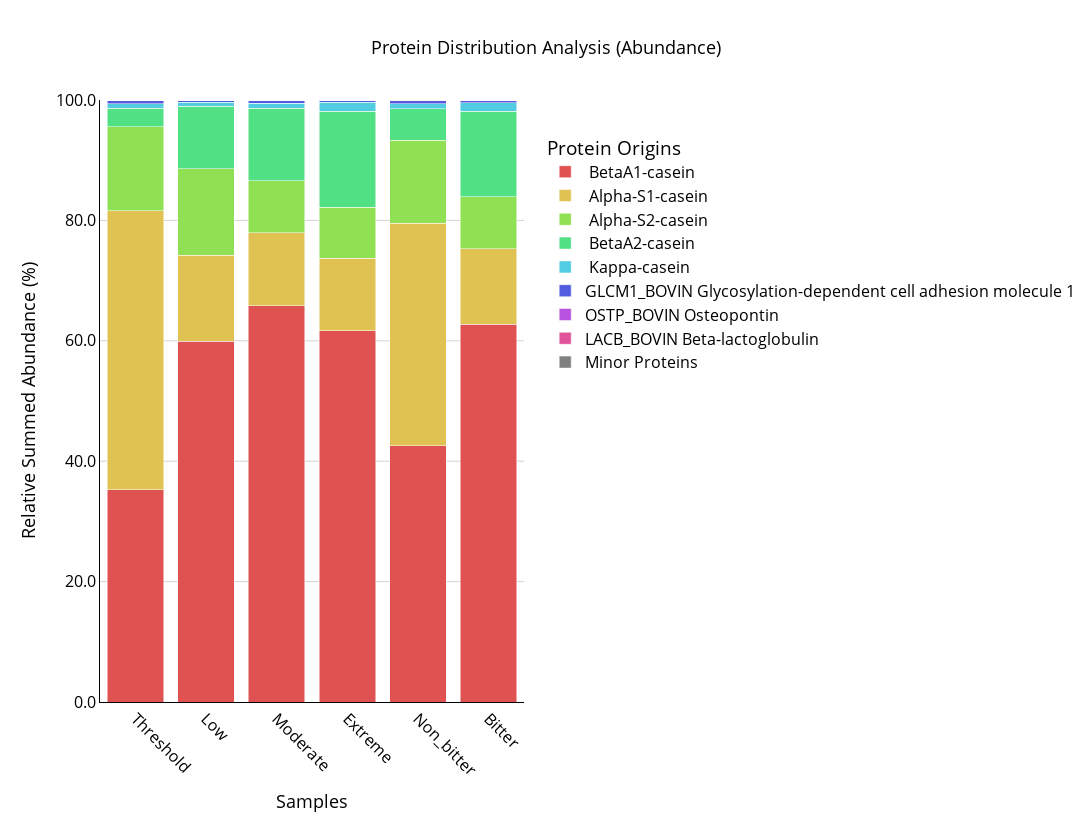
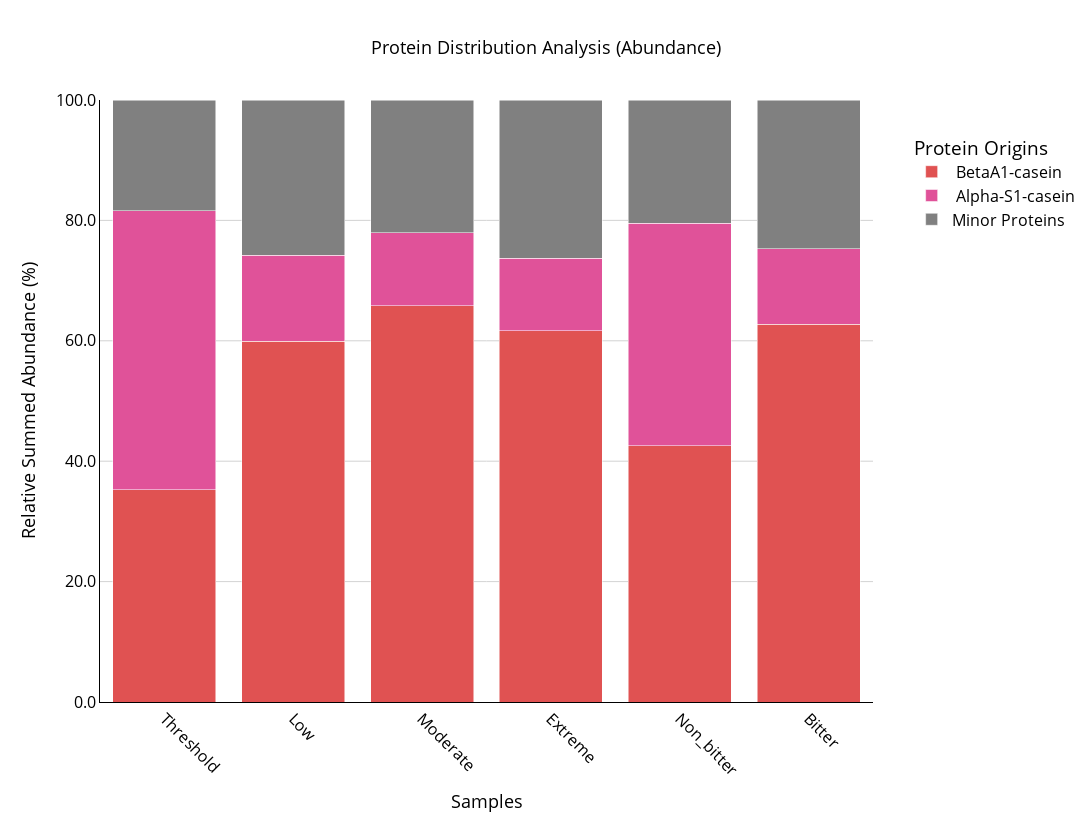
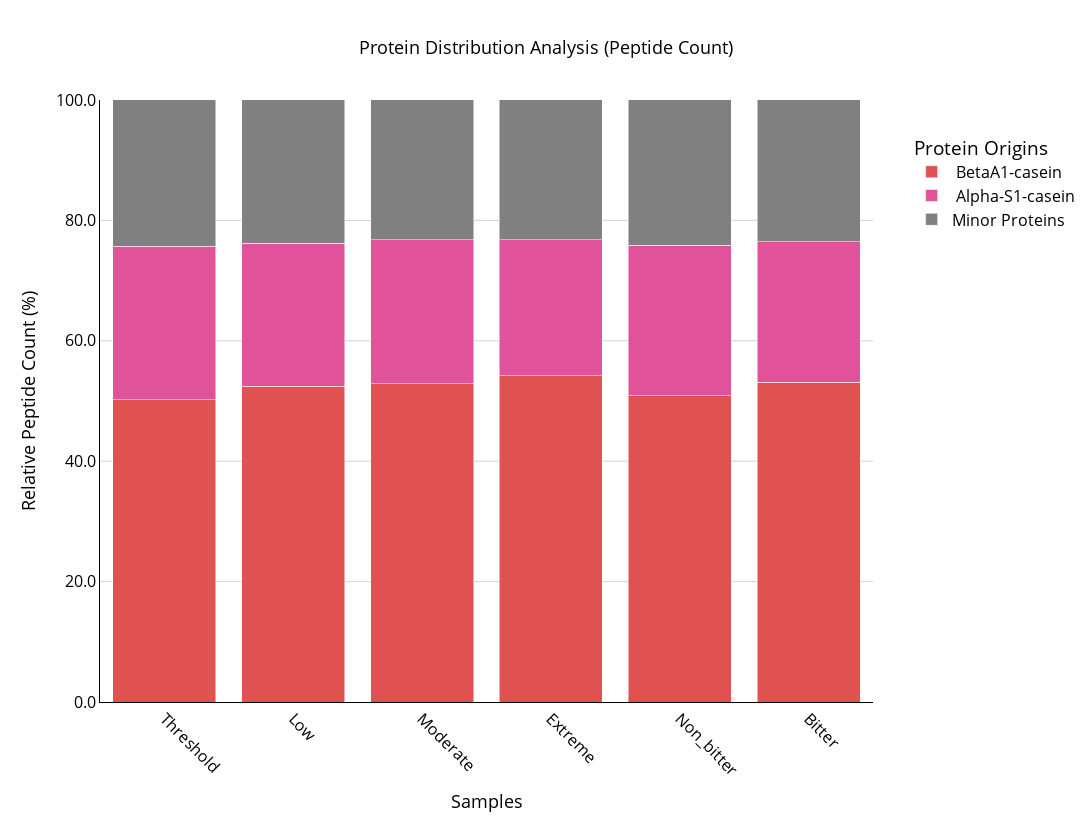
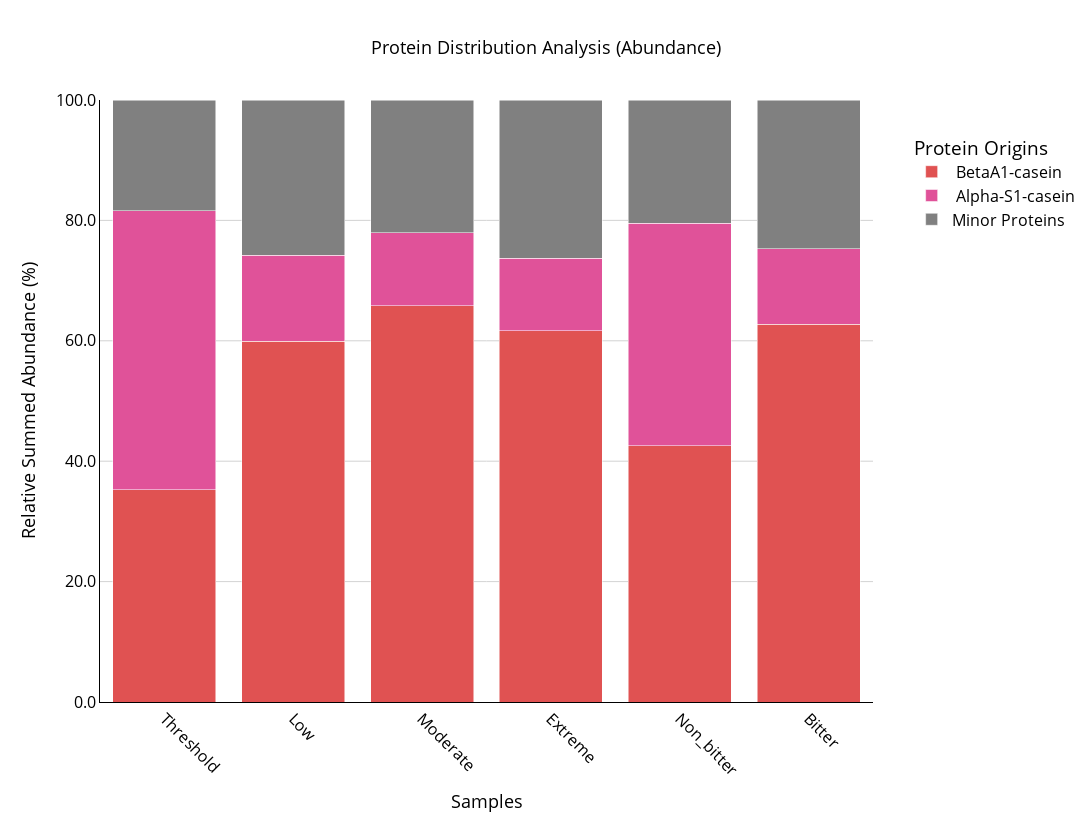

The code cell stored with these charts, in order, in its notebook:
### Code cell
# Initialize the interface
data_transformer = DataTransformation()
data_transformer.setup_data_loading_ui()

# Create protein plotter
protein_plotter = ProteinPlotter(data_transformer)

protein_plotter.display()

### Figure 1 — Plotly figure (JSON) as saved in the notebook; plotly's stock layout.template omitted (floating-point values rounded to 4 significant figures)
{"data": [{"hoverinfo": "text", "hovertext": ["Protein: P02666A1<br>Description:  BetaA1-casein<br>Relative Summed Abundance: 35.25%<br>Absolute Summed Abundance: 2.76e+10<br>", "Protein: P02666A1<br>Description:  BetaA1-casein<br>Relative Summed Abundance: 59.95%<br>Absolute Summed Abundance: 2.84e+10<br>", "Protein: P02666A1<br>Description:  BetaA1-casein<br>Relative Summed Abundance: 65.80%<br>Absolute Summed Abundance: 1.98e+10<br>", "Protein: P02666A1<br>Description:  BetaA1-casein<br>Relative Summed Abundance: 61.68%<br>Absolute Summed Abundance: 2.27e+10<br>", "Protein: P02666A1<br>Description:  BetaA1-casein<br>Relative Summed Abundance: 42.57%<br>Absolute Summed Abundance: 2.88e+10<br>", "Protein: P02666A1<br>Description:  BetaA1-casein<br>Relative Summed Abundance: 62.74%<br>Absolute Summed Abundance: 2.17e+10<br>"], "marker": {"color": "hsl(0.0,70%,60%)"}, "name": " BetaA1-casein", "type": "bar", "x": ["Threshold", "Low", "Moderate", "Extreme", "Non_bitter", "Bitter"], "y": [35.25, 59.95, 65.8, 61.68, 42.57, 62.74]}, {"hoverinfo": "text", "hovertext": ["Protein: P02662<br>Description:  Alpha-S1-casein<br>Relative Summed Abundance: 46.32%<br>Absolute Summed Abundance: 3.63e+10<br>", "Protein: P02662<br>Description:  Alpha-S1-casein<br>Relative Summed Abundance: 14.30%<br>Absolute Summed Abundance: 6.78e+09<br>", "Protein: P02662<br>Description:  Alpha-S1-casein<br>Relative Summed Abundance: 12.11%<br>Absolute Summed Abundance: 3.64e+09<br>", "Protein: P02662<br>Description:  Alpha-S1-casein<br>Relative Summed Abundance: 12.05%<br>Absolute Summed Abundance: 4.44e+09<br>", "Protein: P02662<br>Description:  Alpha-S1-casein<br>Relative Summed Abundance: 36.93%<br>Absolute Summed Abundance: 2.50e+10<br>", "Protein: P02662<br>Description:  Alpha-S1-casein<br>Relative Summed Abundance: 12.51%<br>Absolute Summed Abundance: 4.34e+09<br>"], "marker": {"color": "hsl(47.142857142857146,70%,60%)"}, "name": " Alpha-S1-casein", "type": "bar", "x": ["Threshold", "Low", "Moderate", "Extreme", "Non_bitter", "Bitter"], "y": [46.32, 14.3, 12.11, 12.05, 36.93, 12.51]}, {"hoverinfo": "text", "hovertext": ["Protein: P02663<br>Description:  Alpha-S2-casein<br>Relative Summed Abundance: 13.96%<br>Absolute Summed Abundance: 1.09e+10<br>", "Protein: P02663<br>Description:  Alpha-S2-casein<br>Relative Summed Abundance: 14.32%<br>Absolute Summed Abundance: 6.79e+09<br>", "Protein: P02663<br>Description:  Alpha-S2-casein<br>Relative Summed Abundance: 8.70%<br>Absolute Summed Abundance: 2.62e+09<br>", "Protein: P02663<br>Description:  Alpha-S2-casein<br>Relative Summed Abundance: 8.41%<br>Absolute Summed Abundance: 3.10e+09<br>", "Protein: P02663<br>Description:  Alpha-S2-casein<br>Relative Summed Abundance: 13.78%<br>Absolute Summed Abundance: 9.33e+09<br>", "Protein: P02663<br>Description:  Alpha-S2-casein<br>Relative Summed Abundance: 8.65%<br>Absolute Summed Abundance: 3.00e+09<br>"], "marker": {"color": "hsl(94.28571428571429,70%,60%)"}, "name": " Alpha-S2-casein", "type": "bar", "x": ["Threshold", "Low", "Moderate", "Extreme", "Non_bitter", "Bitter"], "y": [13.96, 14.32, 8.703, 8.412, 13.78, 8.65]}, {"hoverinfo": "text", "hovertext": ["Protein: P02666A2<br>Description:  BetaA2-casein<br>Relative Summed Abundance: 3.12%<br>Absolute Summed Abundance: 2.44e+09<br>", "Protein: P02666A2<br>Description:  BetaA2-casein<br>Relative Summed Abundance: 10.42%<br>Absolute Summed Abundance: 4.94e+09<br>", "Protein: P02666A2<br>Description:  BetaA2-casein<br>Relative Summed Abundance: 12.00%<br>Absolute Summed Abundance: 3.60e+09<br>", "Protein: P02666A2<br>Description:  BetaA2-casein<br>Relative Summed Abundance: 16.02%<br>Absolute Summed Abundance: 5.90e+09<br>", "Protein: P02666A2<br>Description:  BetaA2-casein<br>Relative Summed Abundance: 5.24%<br>Absolute Summed Abundance: 3.55e+09<br>", "Protein: P02666A2<br>Description:  BetaA2-casein<br>Relative Summed Abundance: 14.21%<br>Absolute Summed Abundance: 4.92e+09<br>"], "marker": {"color": "hsl(141.42857142857144,70%,60%)"}, "name": " BetaA2-casein", "type": "bar", "x": ["Threshold", "Low", "Moderate", "Extreme", "Non_bitter", "Bitter"], "y": [3.118, 10.42, 12.0, 16.02, 5.244, 14.21]}, {"hoverinfo": "text", "hovertext": ["Protein: P02668<br>Description:  Kappa-casein<br>Relative Summed Abundance: 0.75%<br>Absolute Summed Abundance: 5.86e+08<br>", "Protein: P02668<br>Description:  Kappa-casein<br>Relative Summed Abundance: 0.60%<br>Absolute Summed Abundance: 2.84e+08<br>", "Protein: P02668<br>Description:  Kappa-casein<br>Relative Summed Abundance: 0.83%<br>Absolute Summed Abundance: 2.50e+08<br>", "Protein: P02668<br>Description:  Kappa-casein<br>Relative Summed Abundance: 1.44%<br>Absolute Summed Abundance: 5.30e+08<br>", "Protein: P02668<br>Description:  Kappa-casein<br>Relative Summed Abundance: 0.84%<br>Absolute Summed Abundance: 5.69e+08<br>", "Protein: P02668<br>Description:  Kappa-casein<br>Relative Summed Abundance: 1.43%<br>Absolute Summed Abundance: 4.96e+08<br>"], "marker": {"color": "hsl(188.57142857142858,70%,60%)"}, "name": " Kappa-casein", "type": "bar", "x": ["Threshold", "Low", "Moderate", "Extreme", "Non_bitter", "Bitter"], "y": [0.7478, 0.5992, 0.8336, 1.439, 0.8408, 1.433]}, {"hoverinfo": "text", "hovertext": ["Protein: P80195<br>Description: GLCM1_BOVIN Glycosylation-dependent cell adhesion molecule 1<br>Relative Summed Abundance: 0.45%<br>Absolute Summed Abundance: 3.55e+08<br>", "Protein: P80195<br>Description: GLCM1_BOVIN Glycosylation-dependent cell adhesion molecule 1<br>Relative Summed Abundance: 0.38%<br>Absolute Summed Abundance: 1.80e+08<br>", "Protein: P80195<br>Description: GLCM1_BOVIN Glycosylation-dependent cell adhesion molecule 1<br>Relative Summed Abundance: 0.46%<br>Absolute Summed Abundance: 1.39e+08<br>", "Protein: P80195<br>Description: GLCM1_BOVIN Glycosylation-dependent cell adhesion molecule 1<br>Relative Summed Abundance: 0.36%<br>Absolute Summed Abundance: 1.33e+08<br>", "Protein: P80195<br>Description: GLCM1_BOVIN Glycosylation-dependent cell adhesion molecule 1<br>Relative Summed Abundance: 0.47%<br>Absolute Summed Abundance: 3.19e+08<br>", "Protein: P80195<br>Description: GLCM1_BOVIN Glycosylation-dependent cell adhesion molecule 1<br>Relative Summed Abundance: 0.39%<br>Absolute Summed Abundance: 1.36e+08<br>"], "marker": {"color": "hsl(235.71428571428572,70%,60%)"}, "name": "GLCM1_BOVIN Glycosylation-dependent cell adhesion molecule 1", "type": "bar", "x": ["Threshold", "Low", "Moderate", "Extreme", "Non_bitter", "Bitter"], "y": [0.453, 0.3791, 0.4639, 0.3605, 0.4712, 0.3916]}, {"hoverinfo": "text", "hovertext": ["Protein: P31096<br>Description: OSTP_BOVIN Osteopontin<br>Relative Summed Abundance: 0.07%<br>Absolute Summed Abundance: 5.76e+07<br>", "Protein: P31096<br>Description: OSTP_BOVIN Osteopontin<br>Relative Summed Abundance: 0.01%<br>Absolute Summed Abundance: 5.33e+06<br>", "Protein: P31096<br>Description: OSTP_BOVIN Osteopontin<br>Relative Summed Abundance: 0.02%<br>Absolute Summed Abundance: 6.18e+06<br>", "Protein: P31096<br>Description: OSTP_BOVIN Osteopontin<br>Relative Summed Abundance: 0.01%<br>Absolute Summed Abundance: 5.22e+06<br>", "Protein: P31096<br>Description: OSTP_BOVIN Osteopontin<br>Relative Summed Abundance: 0.07%<br>Absolute Summed Abundance: 4.88e+07<br>", "Protein: P31096<br>Description: OSTP_BOVIN Osteopontin<br>Relative Summed Abundance: 0.02%<br>Absolute Summed Abundance: 5.66e+06<br>"], "marker": {"color": "hsl(282.8571428571429,70%,60%)"}, "name": "OSTP_BOVIN Osteopontin", "type": "bar", "x": ["Threshold", "Low", "Moderate", "Extreme", "Non_bitter", "Bitter"], "y": [0.0735, 0.01124, 0.02056, 0.01417, 0.07218, 0.01632]}, {"hoverinfo": "text", "hovertext": ["Protein: P02754<br>Description: LACB_BOVIN Beta-lactoglobulin<br>Relative Summed Abundance: 0.03%<br>Absolute Summed Abundance: 2.19e+07<br>", "Protein: P02754<br>Description: LACB_BOVIN Beta-lactoglobulin<br>Relative Summed Abundance: 0.00%<br>Absolute Summed Abundance: 1.53e+06<br>", "Protein: P02754<br>Description: LACB_BOVIN Beta-lactoglobulin<br>Relative Summed Abundance: 0.01%<br>Absolute Summed Abundance: 4.03e+06<br>", "Protein: P02754<br>Description: LACB_BOVIN Beta-lactoglobulin<br>Relative Summed Abundance: 0.00%<br>Absolute Summed Abundance: 1.13e+06<br>", "Protein: P02754<br>Description: LACB_BOVIN Beta-lactoglobulin<br>Relative Summed Abundance: 0.03%<br>Absolute Summed Abundance: 1.97e+07<br>", "Protein: P02754<br>Description: LACB_BOVIN Beta-lactoglobulin<br>Relative Summed Abundance: 0.01%<br>Absolute Summed Abundance: 3.91e+06<br>"], "marker": {"color": "hsl(330.0,70%,60%)"}, "name": "LACB_BOVIN Beta-lactoglobulin", "type": "bar", "x": ["Threshold", "Low", "Moderate", "Extreme", "Non_bitter", "Bitter"], "y": [0.02792, 0.003222, 0.01341, 0.003064, 0.02908, 0.01128]}, {"hoverinfo": "text", "hovertext": ["Protein: Minor Proteins<br>Description: Minor Proteins<br>Relative Summed Abundance: 0.05%<br>Absolute Summed Abundance: 3.73e+07<br>", "Protein: Minor Proteins<br>Description: Minor Proteins<br>Relative Summed Abundance: 0.02%<br>Absolute Summed Abundance: 9.66e+06<br>", "Protein: Minor Proteins<br>Description: Minor Proteins<br>Relative Summed Abundance: 0.06%<br>Absolute Summed Abundance: 1.86e+07<br>", "Protein: Minor Proteins<br>Description: Minor Proteins<br>Relative Summed Abundance: 0.02%<br>Absolute Summed Abundance: 7.04e+06<br>", "Protein: Minor Proteins<br>Description: Minor Proteins<br>Relative Summed Abundance: 0.06%<br>Absolute Summed Abundance: 3.81e+07<br>", "Protein: Minor Proteins<br>Description: Minor Proteins<br>Relative Summed Abundance: 0.04%<br>Absolute Summed Abundance: 1.34e+07<br>"], "marker": {"color": "#808080"}, "name": "Minor Proteins", "type": "bar", "x": ["Threshold", "Low", "Moderate", "Extreme", "Non_bitter", "Bitter"], "y": [0.04765, 0.02037, 0.06182, 0.01911, 0.05624, 0.03879]}], "layout": {"barmode": "stack", "height": 820, "hoverlabel": {"bgcolor": "white", "font": {"family": "Arial", "size": 14}}, "legend": {"bgcolor": "rgba(255, 255, 255, 0.9)", "font": {"color": "black", "size": 16}, "title": {"text": "Protein Origins"}, "traceorder": "normal", "x": 1.05, "xanchor": "left", "y": 0.95, "yanchor": "top"}, "margin": {"b": 100, "l": 100, "r": 100, "t": 100}, "showlegend": true, "title": {"font": {"color": "black", "size": 18}, "text": "Protein Distribution Analysis (Abundance)", "x": 0.5, "xanchor": "center", "y": 0.95, "yanchor": "top"}, "width": 1200, "xaxis": {"linecolor": "black", "linewidth": 1, "mirror": false, "showline": true, "tickangle": 45, "tickfont": {"color": "black", "size": 16}, "title": {"font": {"color": "black", "size": 18}, "text": "Samples"}}, "yaxis": {"exponentformat": "E", "gridcolor": "lightgray", "linecolor": "black", "linewidth": 1, "mirror": false, "range": [0, 100], "showexponent": "all", "showgrid": true, "showline": true, "showticklabels": true, "tickfont": {"color": "black", "size": 16}, "tickformat": ".1f", "title": {"font": {"color": "black", "size": 18}, "text": "Relative Summed Abundance (%)"}, "zeroline": false}}}

### Figure 2 — Plotly figure (JSON) as saved in the notebook; plotly's stock layout.template omitted (floating-point values rounded to 4 significant figures)
{"data": [{"hoverinfo": "text", "hovertext": ["Protein: P02666A1<br>Description:  BetaA1-casein<br>Relative Summed Abundance: 35.25%<br>Absolute Summed Abundance: 2.76e+10<br>", "Protein: P02666A1<br>Description:  BetaA1-casein<br>Relative Summed Abundance: 59.95%<br>Absolute Summed Abundance: 2.84e+10<br>", "Protein: P02666A1<br>Description:  BetaA1-casein<br>Relative Summed Abundance: 65.80%<br>Absolute Summed Abundance: 1.98e+10<br>", "Protein: P02666A1<br>Description:  BetaA1-casein<br>Relative Summed Abundance: 61.68%<br>Absolute Summed Abundance: 2.27e+10<br>", "Protein: P02666A1<br>Description:  BetaA1-casein<br>Relative Summed Abundance: 42.57%<br>Absolute Summed Abundance: 2.88e+10<br>", "Protein: P02666A1<br>Description:  BetaA1-casein<br>Relative Summed Abundance: 62.74%<br>Absolute Summed Abundance: 2.17e+10<br>"], "marker": {"color": "hsl(0.0,70%,60%)"}, "name": " BetaA1-casein", "type": "bar", "x": ["Threshold", "Low", "Moderate", "Extreme", "Non_bitter", "Bitter"], "y": [35.25, 59.95, 65.8, 61.68, 42.57, 62.74]}, {"hoverinfo": "text", "hovertext": ["Protein: P02662<br>Description:  Alpha-S1-casein<br>Relative Summed Abundance: 46.32%<br>Absolute Summed Abundance: 3.63e+10<br>", "Protein: P02662<br>Description:  Alpha-S1-casein<br>Relative Summed Abundance: 14.30%<br>Absolute Summed Abundance: 6.78e+09<br>", "Protein: P02662<br>Description:  Alpha-S1-casein<br>Relative Summed Abundance: 12.11%<br>Absolute Summed Abundance: 3.64e+09<br>", "Protein: P02662<br>Description:  Alpha-S1-casein<br>Relative Summed Abundance: 12.05%<br>Absolute Summed Abundance: 4.44e+09<br>", "Protein: P02662<br>Description:  Alpha-S1-casein<br>Relative Summed Abundance: 36.93%<br>Absolute Summed Abundance: 2.50e+10<br>", "Protein: P02662<br>Description:  Alpha-S1-casein<br>Relative Summed Abundance: 12.51%<br>Absolute Summed Abundance: 4.34e+09<br>"], "marker": {"color": "hsl(330.0,70%,60%)"}, "name": " Alpha-S1-casein", "type": "bar", "x": ["Threshold", "Low", "Moderate", "Extreme", "Non_bitter", "Bitter"], "y": [46.32, 14.3, 12.11, 12.05, 36.93, 12.51]}, {"hoverinfo": "text", "hovertext": ["Protein: Minor Proteins<br>Description: Minor Proteins<br>Relative Summed Abundance: 18.43%<br>Absolute Summed Abundance: 1.44e+10<br>", "Protein: Minor Proteins<br>Description: Minor Proteins<br>Relative Summed Abundance: 25.76%<br>Absolute Summed Abundance: 1.22e+10<br>", "Protein: Minor Proteins<br>Description: Minor Proteins<br>Relative Summed Abundance: 22.09%<br>Absolute Summed Abundance: 6.64e+09<br>", "Protein: Minor Proteins<br>Description: Minor Proteins<br>Relative Summed Abundance: 26.27%<br>Absolute Summed Abundance: 9.67e+09<br>", "Protein: Minor Proteins<br>Description: Minor Proteins<br>Relative Summed Abundance: 20.50%<br>Absolute Summed Abundance: 1.39e+10<br>", "Protein: Minor Proteins<br>Description: Minor Proteins<br>Relative Summed Abundance: 24.75%<br>Absolute Summed Abundance: 8.58e+09<br>"], "marker": {"color": "#808080"}, "name": "Minor Proteins", "type": "bar", "x": ["Threshold", "Low", "Moderate", "Extreme", "Non_bitter", "Bitter"], "y": [18.43, 25.76, 22.09, 26.27, 20.5, 24.75]}], "layout": {"barmode": "stack", "height": 820, "hoverlabel": {"bgcolor": "white", "font": {"family": "Arial", "size": 14}}, "legend": {"bgcolor": "rgba(255, 255, 255, 0.9)", "font": {"color": "black", "size": 16}, "title": {"text": "Protein Origins"}, "traceorder": "normal", "x": 1.05, "xanchor": "left", "y": 0.95, "yanchor": "top"}, "margin": {"b": 100, "l": 100, "r": 100, "t": 100}, "showlegend": true, "title": {"font": {"color": "black", "size": 18}, "text": "Protein Distribution Analysis (Abundance)", "x": 0.5, "xanchor": "center", "y": 0.95, "yanchor": "top"}, "width": 1200, "xaxis": {"linecolor": "black", "linewidth": 1, "mirror": false, "showline": true, "tickangle": 45, "tickfont": {"color": "black", "size": 16}, "title": {"font": {"color": "black", "size": 18}, "text": "Samples"}}, "yaxis": {"exponentformat": "E", "gridcolor": "lightgray", "linecolor": "black", "linewidth": 1, "mirror": false, "range": [0, 100], "showexponent": "all", "showgrid": true, "showline": true, "showticklabels": true, "tickfont": {"color": "black", "size": 16}, "tickformat": ".1f", "title": {"font": {"color": "black", "size": 18}, "text": "Relative Summed Abundance (%)"}, "zeroline": false}}}

### Figure 3 — Plotly figure (JSON) as saved in the notebook; plotly's stock layout.template omitted (floating-point values rounded to 4 significant figures)
{"data": [{"hoverinfo": "text", "hovertext": ["Protein: P02666A1<br>Description:  BetaA1-casein<br>Relative Peptide Count: 50.22%<br>Absolute Peptide Count: 691<br>", "Protein: P02666A1<br>Description:  BetaA1-casein<br>Relative Peptide Count: 52.47%<br>Absolute Peptide Count: 649<br>", "Protein: P02666A1<br>Description:  BetaA1-casein<br>Relative Peptide Count: 52.89%<br>Absolute Peptide Count: 521<br>", "Protein: P02666A1<br>Description:  BetaA1-casein<br>Relative Peptide Count: 54.23%<br>Absolute Peptide Count: 647<br>", "Protein: P02666A1<br>Description:  BetaA1-casein<br>Relative Peptide Count: 50.88%<br>Absolute Peptide Count: 811<br>", "Protein: P02666A1<br>Description:  BetaA1-casein<br>Relative Peptide Count: 53.11%<br>Absolute Peptide Count: 674<br>"], "marker": {"color": "hsl(0.0,70%,60%)"}, "name": " BetaA1-casein", "type": "bar", "x": ["Threshold", "Low", "Moderate", "Extreme", "Non_bitter", "Bitter"], "y": [50.22, 52.47, 52.89, 54.23, 50.88, 53.11]}, {"hoverinfo": "text", "hovertext": ["Protein: P02662<br>Description:  Alpha-S1-casein<br>Relative Peptide Count: 25.51%<br>Absolute Peptide Count: 351<br>", "Protein: P02662<br>Description:  Alpha-S1-casein<br>Relative Peptide Count: 23.77%<br>Absolute Peptide Count: 294<br>", "Protein: P02662<br>Description:  Alpha-S1-casein<br>Relative Peptide Count: 23.86%<br>Absolute Peptide Count: 235<br>", "Protein: P02662<br>Description:  Alpha-S1-casein<br>Relative Peptide Count: 22.55%<br>Absolute Peptide Count: 269<br>", "Protein: P02662<br>Description:  Alpha-S1-casein<br>Relative Peptide Count: 24.97%<br>Absolute Peptide Count: 398<br>", "Protein: P02662<br>Description:  Alpha-S1-casein<br>Relative Peptide Count: 23.33%<br>Absolute Peptide Count: 296<br>"], "marker": {"color": "hsl(330.0,70%,60%)"}, "name": " Alpha-S1-casein", "type": "bar", "x": ["Threshold", "Low", "Moderate", "Extreme", "Non_bitter", "Bitter"], "y": [25.51, 23.77, 23.86, 22.55, 24.97, 23.33]}, {"hoverinfo": "text", "hovertext": ["Protein: Minor Proteins<br>Description: Minor Proteins<br>Relative Peptide Count: 39.06%<br>Absolute Peptide Count: 668<br>", "Protein: Minor Proteins<br>Description: Minor Proteins<br>Relative Peptide Count: 38.41%<br>Absolute Peptide Count: 588<br>", "Protein: Minor Proteins<br>Description: Minor Proteins<br>Relative Peptide Count: 37.73%<br>Absolute Peptide Count: 458<br>", "Protein: Minor Proteins<br>Description: Minor Proteins<br>Relative Peptide Count: 37.69%<br>Absolute Peptide Count: 554<br>", "Protein: Minor Proteins<br>Description: Minor Proteins<br>Relative Peptide Count: 38.91%<br>Absolute Peptide Count: 770<br>", "Protein: Minor Proteins<br>Description: Minor Proteins<br>Relative Peptide Count: 38.14%<br>Absolute Peptide Count: 598<br>"], "marker": {"color": "#808080"}, "name": "Minor Proteins", "type": "bar", "x": ["Threshold", "Low", "Moderate", "Extreme", "Non_bitter", "Bitter"], "y": [39.06, 38.41, 37.73, 37.69, 38.91, 38.14]}], "layout": {"barmode": "stack", "height": 820, "hoverlabel": {"bgcolor": "white", "font": {"family": "Arial", "size": 14}}, "legend": {"bgcolor": "rgba(255, 255, 255, 0.9)", "font": {"color": "black", "size": 16}, "title": {"text": "Protein Origins"}, "traceorder": "normal", "x": 1.05, "xanchor": "left", "y": 0.95, "yanchor": "top"}, "margin": {"b": 100, "l": 100, "r": 100, "t": 100}, "showlegend": true, "title": {"font": {"color": "black", "size": 18}, "text": "Protein Distribution Analysis (Peptide Count)", "x": 0.5, "xanchor": "center", "y": 0.95, "yanchor": "top"}, "width": 1200, "xaxis": {"linecolor": "black", "linewidth": 1, "mirror": false, "showline": true, "tickangle": 45, "tickfont": {"color": "black", "size": 16}, "title": {"font": {"color": "black", "size": 18}, "text": "Samples"}}, "yaxis": {"exponentformat": "E", "gridcolor": "lightgray", "linecolor": "black", "linewidth": 1, "mirror": false, "range": [0, 100], "showexponent": "all", "showgrid": true, "showline": true, "showticklabels": true, "tickfont": {"color": "black", "size": 16}, "tickformat": ".1f", "title": {"font": {"color": "black", "size": 18}, "text": "Relative Peptide Count (%)"}, "zeroline": false}}}

### Figure 4 — Plotly figure (JSON) as saved in the notebook; plotly's stock layout.template omitted (floating-point values rounded to 4 significant figures)
{"data": [{"hoverinfo": "text", "hovertext": ["Protein: P02666A1<br>Description:  BetaA1-casein<br>Relative Summed Abundance: 35.25%<br>Absolute Summed Abundance: 2.76e+10<br>", "Protein: P02666A1<br>Description:  BetaA1-casein<br>Relative Summed Abundance: 59.95%<br>Absolute Summed Abundance: 2.84e+10<br>", "Protein: P02666A1<br>Description:  BetaA1-casein<br>Relative Summed Abundance: 65.80%<br>Absolute Summed Abundance: 1.98e+10<br>", "Protein: P02666A1<br>Description:  BetaA1-casein<br>Relative Summed Abundance: 61.68%<br>Absolute Summed Abundance: 2.27e+10<br>", "Protein: P02666A1<br>Description:  BetaA1-casein<br>Relative Summed Abundance: 42.57%<br>Absolute Summed Abundance: 2.88e+10<br>", "Protein: P02666A1<br>Description:  BetaA1-casein<br>Relative Summed Abundance: 62.74%<br>Absolute Summed Abundance: 2.17e+10<br>"], "marker": {"color": "hsl(0.0,70%,60%)"}, "name": " BetaA1-casein", "type": "bar", "x": ["Threshold", "Low", "Moderate", "Extreme", "Non_bitter", "Bitter"], "y": [35.25, 59.95, 65.8, 61.68, 42.57, 62.74]}, {"hoverinfo": "text", "hovertext": ["Protein: P02662<br>Description:  Alpha-S1-casein<br>Relative Summed Abundance: 46.32%<br>Absolute Summed Abundance: 3.63e+10<br>", "Protein: P02662<br>Description:  Alpha-S1-casein<br>Relative Summed Abundance: 14.30%<br>Absolute Summed Abundance: 6.78e+09<br>", "Protein: P02662<br>Description:  Alpha-S1-casein<br>Relative Summed Abundance: 12.11%<br>Absolute Summed Abundance: 3.64e+09<br>", "Protein: P02662<br>Description:  Alpha-S1-casein<br>Relative Summed Abundance: 12.05%<br>Absolute Summed Abundance: 4.44e+09<br>", "Protein: P02662<br>Description:  Alpha-S1-casein<br>Relative Summed Abundance: 36.93%<br>Absolute Summed Abundance: 2.50e+10<br>", "Protein: P02662<br>Description:  Alpha-S1-casein<br>Relative Summed Abundance: 12.51%<br>Absolute Summed Abundance: 4.34e+09<br>"], "marker": {"color": "hsl(330.0,70%,60%)"}, "name": " Alpha-S1-casein", "type": "bar", "x": ["Threshold", "Low", "Moderate", "Extreme", "Non_bitter", "Bitter"], "y": [46.32, 14.3, 12.11, 12.05, 36.93, 12.51]}, {"hoverinfo": "text", "hovertext": ["Protein: Minor Proteins<br>Description: Minor Proteins<br>Relative Summed Abundance: 18.43%<br>Absolute Summed Abundance: 1.44e+10<br>", "Protein: Minor Proteins<br>Description: Minor Proteins<br>Relative Summed Abundance: 25.76%<br>Absolute Summed Abundance: 1.22e+10<br>", "Protein: Minor Proteins<br>Description: Minor Proteins<br>Relative Summed Abundance: 22.09%<br>Absolute Summed Abundance: 6.64e+09<br>", "Protein: Minor Proteins<br>Description: Minor Proteins<br>Relative Summed Abundance: 26.27%<br>Absolute Summed Abundance: 9.67e+09<br>", "Protein: Minor Proteins<br>Description: Minor Proteins<br>Relative Summed Abundance: 20.50%<br>Absolute Summed Abundance: 1.39e+10<br>", "Protein: Minor Proteins<br>Description: Minor Proteins<br>Relative Summed Abundance: 24.75%<br>Absolute Summed Abundance: 8.58e+09<br>"], "marker": {"color": "#808080"}, "name": "Minor Proteins", "type": "bar", "x": ["Threshold", "Low", "Moderate", "Extreme", "Non_bitter", "Bitter"], "y": [18.43, 25.76, 22.09, 26.27, 20.5, 24.75]}], "layout": {"barmode": "stack", "height": 820, "hoverlabel": {"bgcolor": "white", "font": {"family": "Arial", "size": 14}}, "legend": {"bgcolor": "rgba(255, 255, 255, 0.9)", "font": {"color": "black", "size": 16}, "title": {"text": "Protein Origins"}, "traceorder": "normal", "x": 1.05, "xanchor": "left", "y": 0.95, "yanchor": "top"}, "margin": {"b": 100, "l": 100, "r": 100, "t": 100}, "showlegend": true, "title": {"font": {"color": "black", "size": 18}, "text": "Protein Distribution Analysis (Abundance)", "x": 0.5, "xanchor": "center", "y": 0.95, "yanchor": "top"}, "width": 1200, "xaxis": {"linecolor": "black", "linewidth": 1, "mirror": false, "showline": true, "tickangle": 45, "tickfont": {"color": "black", "size": 16}, "title": {"font": {"color": "black", "size": 18}, "text": "Samples"}}, "yaxis": {"exponentformat": "E", "gridcolor": "lightgray", "linecolor": "black", "linewidth": 1, "mirror": false, "range": [0, 100], "showexponent": "all", "showgrid": true, "showline": true, "showticklabels": true, "tickfont": {"color": "black", "size": 16}, "tickformat": ".1f", "title": {"font": {"color": "black", "size": 18}, "text": "Relative Summed Abundance (%)"}, "zeroline": false}}}
